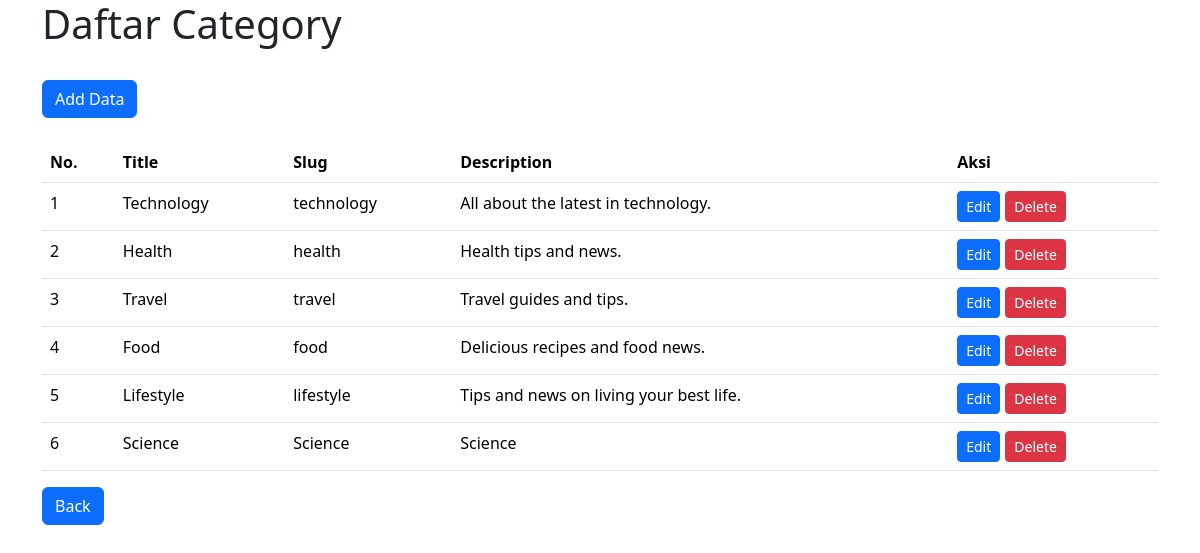
Screenshot of /views/admin/category.php (signed in) with the database file from the repository.
### tables this page shows
CREATE TABLE IF NOT EXISTS `categories` (
  `id` int NOT NULL AUTO_INCREMENT,
  `name` varchar(100) NOT NULL,
  `slug` varchar(100) NOT NULL,
  `description` text,
  `created_at` timestamp NULL DEFAULT CURRENT_TIMESTAMP,
  `updated_at` timestamp NULL DEFAULT CURRENT_TIMESTAMP ON UPDATE CURRENT_TIMESTAMP,
  PRIMARY KEY (`id`),
  UNIQUE KEY `name` (`name`),
  UNIQUE KEY `slug` (`slug`)
);

### controller/function.php (called while the page is built, shortened)
<?php
require_once(__DIR__ . '/../database/koneksi.php');
function query($query)
{
    global $koneksi;
    $result = mysqli_query($koneksi, $query);
    $rows = [];
    while ($row = mysqli_fetch_assoc($result)) {
        $rows[] = $row;
    }
    return $rows;
}

### views/admin/category.php (the view, shortened to what this page needs)
<?php
require_once(__DIR__ . '/../../database/koneksi.php');
require_once(__DIR__ . '/../../controller/function.php');
$category = query("SELECT * FROM categories");
?>
<!doctype html>
<html lang="en">
<head>
    <link href="https://cdn.jsdelivr.net/npm/bootstrap@5.3.3/dist/css/bootstrap.min.css" rel="stylesheet">
</head>
<body>
    <div class="container">
        <h1>Daftar Category</h1>
        <br>
        <a href="tambahcategory.php"><button for="tambah" name="tambah" class="btn btn-primary">Add Data</button></a>
        <br><br>
        <table class="table">
            <thead>
                <tr>
                    <th>No.</th>
                    <th>Title</th>
                    <th>Slug</th>
                    <th>Description</th>
                    <th>Aksi</th>
                </tr>
            </thead>
            <tbody>
                <?php $i = 1; ?>
                <?php foreach ($category as $row) : ?>
                    <tr>
                        <td><?php echo $i; ?></td>
                        <td><?= $row["name"]; ?></td>
                        <td><?= $row["slug"]; ?></td>
                        <td><?= $row["description"]; ?></td>
                        <td>
                            <div style="display: flex; gap: 5px;">
                                <a href="editcategory.php?id=<?= $row["id"]; ?>" class="btn btn-primary btn-sm">Edit</a>
                                <form action="" method="post" style="margin: 0;">
                                    <button type="submit" name="delete" class="btn btn-danger btn-sm" onclick="return confirm('Do you want to delete this article?');">Delete</button>
                                </form>
                            </div>
                        </td>
                    </tr>
                    <?php $i++ ?>
                <?php endforeach; ?>
            </tbody>
        </table>
        <a href="index.php"><button for="tambah" name="tambah" class="btn btn-primary">Back</button></a>
    </div>
</body>
</html>

### rows the page displays
categories: name "Technology", slug "technology", description "All about the latest in technology."
categories: name "Health", slug "health", description "Health tips and news."
categories: name "Travel", slug "travel", description "Travel guides and tips."
categories: name "Food", slug "food", description "Delicious recipes and food news."
categories: name "Lifestyle", slug "lifestyle", description "Tips and news on living your best life."
categories: name "Science", slug "Science", description "Science"
